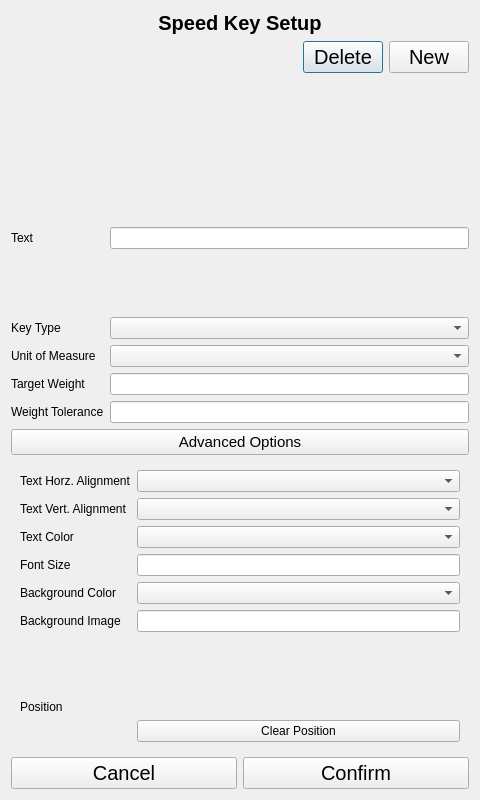
<?xml version="1.0" encoding="UTF-8"?>
<ui version="4.0">
 <class>speedKeyConfig</class>
 <widget class="QDialog" name="speedKeyConfig">
  <property name="geometry">
   <rect>
    <x>0</x>
    <y>0</y>
    <width>480</width>
    <height>800</height>
   </rect>
  </property>
  <property name="sizePolicy">
   <sizepolicy hsizetype="Fixed" vsizetype="Fixed">
    <horstretch>0</horstretch>
    <verstretch>0</verstretch>
   </sizepolicy>
  </property>
  <property name="windowTitle">
   <string>Speed Key Config</string>
  </property>
  <property name="styleSheet">
   <string notr="true"/>
  </property>
  <layout class="QVBoxLayout" name="verticalLayout">
   <item>
    <widget class="QLabel" name="header">
     <property name="font">
      <font>
       <pointsize>15</pointsize>
       <weight>75</weight>
       <bold>true</bold>
      </font>
     </property>
     <property name="text">
      <string>Speed Key Setup</string>
     </property>
     <property name="alignment">
      <set>Qt::AlignCenter</set>
     </property>
    </widget>
   </item>
   <item>
    <layout class="QHBoxLayout" name="horizontalLayout" stretch="0,0,0,0,0">
     <item>
      <widget class="QPushButton" name="leftArrow">
       <property name="focusPolicy">
        <enum>Qt::NoFocus</enum>
       </property>
       <property name="text">
        <string/>
       </property>
       <property name="icon">
        <iconset resource="resources.qrc">
         <normaloff>:/images/res/leftarrow.png</normaloff>:/images/res/leftarrow.png</iconset>
       </property>
       <property name="iconSize">
        <size>
         <width>60</width>
         <height>60</height>
        </size>
       </property>
       <property name="autoDefault">
        <bool>false</bool>
       </property>
       <property name="flat">
        <bool>true</bool>
       </property>
      </widget>
     </item>
     <item>
      <widget class="QPushButton" name="rightArrow">
       <property name="font">
        <font>
         <pointsize>15</pointsize>
        </font>
       </property>
       <property name="focusPolicy">
        <enum>Qt::NoFocus</enum>
       </property>
       <property name="text">
        <string/>
       </property>
       <property name="icon">
        <iconset resource="resources.qrc">
         <normaloff>:/images/res/rightarrow.png</normaloff>:/images/res/rightarrow.png</iconset>
       </property>
       <property name="iconSize">
        <size>
         <width>60</width>
         <height>60</height>
        </size>
       </property>
       <property name="autoDefault">
        <bool>false</bool>
       </property>
       <property name="flat">
        <bool>true</bool>
       </property>
      </widget>
     </item>
     <item>
      <spacer name="horizontalSpacer">
       <property name="orientation">
        <enum>Qt::Horizontal</enum>
       </property>
       <property name="sizeHint" stdset="0">
        <size>
         <width>40</width>
         <height>20</height>
        </size>
       </property>
      </spacer>
     </item>
     <item>
      <widget class="QPushButton" name="deleteButton">
       <property name="font">
        <font>
         <pointsize>15</pointsize>
        </font>
       </property>
       <property name="text">
        <string>Delete</string>
       </property>
       <property name="iconSize">
        <size>
         <width>60</width>
         <height>60</height>
        </size>
       </property>
      </widget>
     </item>
     <item>
      <widget class="QPushButton" name="newButton">
       <property name="font">
        <font>
         <pointsize>15</pointsize>
        </font>
       </property>
       <property name="text">
        <string>New</string>
       </property>
       <property name="iconSize">
        <size>
         <width>60</width>
         <height>60</height>
        </size>
       </property>
      </widget>
     </item>
    </layout>
   </item>
   <item>
    <layout class="QGridLayout" name="gridLayout">
     <property name="horizontalSpacing">
      <number>0</number>
     </property>
     <property name="verticalSpacing">
      <number>10</number>
     </property>
     <item row="0" column="0">
      <spacer name="horizontalSpacer_3">
       <property name="orientation">
        <enum>Qt::Horizontal</enum>
       </property>
       <property name="sizeType">
        <enum>QSizePolicy::Expanding</enum>
       </property>
       <property name="sizeHint" stdset="0">
        <size>
         <width>20</width>
         <height>20</height>
        </size>
       </property>
      </spacer>
     </item>
     <item row="0" column="1">
      <widget class="QWidget" name="preview" native="true">
       <property name="sizePolicy">
        <sizepolicy hsizetype="Fixed" vsizetype="Fixed">
         <horstretch>0</horstretch>
         <verstretch>0</verstretch>
        </sizepolicy>
       </property>
       <property name="minimumSize">
        <size>
         <width>115</width>
         <height>80</height>
        </size>
       </property>
      </widget>
     </item>
     <item row="0" column="2">
      <spacer name="horizontalSpacer_5">
       <property name="orientation">
        <enum>Qt::Horizontal</enum>
       </property>
       <property name="sizeType">
        <enum>QSizePolicy::Expanding</enum>
       </property>
       <property name="sizeHint" stdset="0">
        <size>
         <width>20</width>
         <height>20</height>
        </size>
       </property>
      </spacer>
     </item>
    </layout>
   </item>
   <item>
    <layout class="QFormLayout" name="formLayout">
     <property name="sizeConstraint">
      <enum>QLayout::SetMinimumSize</enum>
     </property>
     <property name="rowWrapPolicy">
      <enum>QFormLayout::WrapLongRows</enum>
     </property>
     <property name="horizontalSpacing">
      <number>6</number>
     </property>
     <item row="2" column="0">
      <widget class="QLabel" name="textLabel">
       <property name="font">
        <font>
         <pointsize>9</pointsize>
        </font>
       </property>
       <property name="text">
        <string>Text</string>
       </property>
      </widget>
     </item>
     <item row="2" column="1">
      <widget class="QLineEdit" name="text">
       <property name="sizePolicy">
        <sizepolicy hsizetype="Preferred" vsizetype="Fixed">
         <horstretch>0</horstretch>
         <verstretch>0</verstretch>
        </sizepolicy>
       </property>
       <property name="font">
        <font>
         <pointsize>9</pointsize>
        </font>
       </property>
      </widget>
     </item>
     <item row="3" column="0">
      <spacer name="verticalSpacer_4">
       <property name="orientation">
        <enum>Qt::Vertical</enum>
       </property>
       <property name="sizeHint" stdset="0">
        <size>
         <width>20</width>
         <height>20</height>
        </size>
       </property>
      </spacer>
     </item>
     <item row="4" column="0">
      <widget class="QLabel" name="typeLabel">
       <property name="font">
        <font>
         <pointsize>9</pointsize>
        </font>
       </property>
       <property name="text">
        <string>Key Type</string>
       </property>
      </widget>
     </item>
     <item row="4" column="1">
      <widget class="QComboBox" name="type">
       <property name="font">
        <font>
         <pointsize>9</pointsize>
        </font>
       </property>
      </widget>
     </item>
     <item row="5" column="0">
      <widget class="QLabel" name="uomLabel">
       <property name="font">
        <font>
         <pointsize>9</pointsize>
        </font>
       </property>
       <property name="text">
        <string>Unit of Measure</string>
       </property>
      </widget>
     </item>
     <item row="5" column="1">
      <widget class="QComboBox" name="uom">
       <property name="font">
        <font>
         <pointsize>9</pointsize>
        </font>
       </property>
      </widget>
     </item>
     <item row="6" column="0">
      <widget class="QLabel" name="targetWeightLabel">
       <property name="font">
        <font>
         <pointsize>9</pointsize>
        </font>
       </property>
       <property name="text">
        <string>Target Weight</string>
       </property>
      </widget>
     </item>
     <item row="6" column="1">
      <widget class="QLineEdit" name="targetWeight">
       <property name="sizePolicy">
        <sizepolicy hsizetype="Preferred" vsizetype="Fixed">
         <horstretch>0</horstretch>
         <verstretch>0</verstretch>
        </sizepolicy>
       </property>
       <property name="font">
        <font>
         <pointsize>9</pointsize>
        </font>
       </property>
      </widget>
     </item>
     <item row="7" column="0">
      <widget class="QLabel" name="toleranceLabel">
       <property name="font">
        <font>
         <pointsize>9</pointsize>
        </font>
       </property>
       <property name="text">
        <string>Weight Tolerance</string>
       </property>
      </widget>
     </item>
     <item row="7" column="1">
      <widget class="QLineEdit" name="weightTolerance">
       <property name="sizePolicy">
        <sizepolicy hsizetype="Preferred" vsizetype="Fixed">
         <horstretch>0</horstretch>
         <verstretch>0</verstretch>
        </sizepolicy>
       </property>
       <property name="font">
        <font>
         <pointsize>9</pointsize>
        </font>
       </property>
      </widget>
     </item>
     <item row="8" column="0" colspan="2">
      <widget class="QPushButton" name="advancedOptions">
       <property name="font">
        <font>
         <pointsize>11</pointsize>
        </font>
       </property>
       <property name="autoFillBackground">
        <bool>false</bool>
       </property>
       <property name="styleSheet">
        <string notr="true">#advancedOptions {

background-color: base;


}</string>
       </property>
       <property name="text">
        <string>Advanced Options</string>
       </property>
      </widget>
     </item>
     <item row="1" column="0">
      <spacer name="verticalSpacer">
       <property name="orientation">
        <enum>Qt::Vertical</enum>
       </property>
       <property name="sizeHint" stdset="0">
        <size>
         <width>20</width>
         <height>20</height>
        </size>
       </property>
      </spacer>
     </item>
    </layout>
   </item>
   <item>
    <widget class="QWidget" name="formWidget" native="true">
     <layout class="QFormLayout" name="formLayout_2">
      <property name="sizeConstraint">
       <enum>QLayout::SetMaximumSize</enum>
      </property>
      <item row="0" column="0">
       <widget class="QLabel" name="textHAlignLabel">
        <property name="font">
         <font>
          <pointsize>9</pointsize>
         </font>
        </property>
        <property name="text">
         <string>Text Horz. Alignment</string>
        </property>
       </widget>
      </item>
      <item row="0" column="1">
       <widget class="QComboBox" name="textHAlign">
        <property name="font">
         <font>
          <pointsize>9</pointsize>
         </font>
        </property>
       </widget>
      </item>
      <item row="1" column="0">
       <widget class="QLabel" name="textVAlignLabel">
        <property name="font">
         <font>
          <pointsize>9</pointsize>
         </font>
        </property>
        <property name="text">
         <string>Text Vert. Alignment</string>
        </property>
       </widget>
      </item>
      <item row="1" column="1">
       <widget class="QComboBox" name="textVAlign">
        <property name="font">
         <font>
          <pointsize>9</pointsize>
         </font>
        </property>
       </widget>
      </item>
      <item row="2" column="0">
       <widget class="QLabel" name="textColorLabel">
        <property name="font">
         <font>
          <pointsize>9</pointsize>
         </font>
        </property>
        <property name="text">
         <string>Text Color</string>
        </property>
       </widget>
      </item>
      <item row="2" column="1">
       <widget class="QComboBox" name="textColor">
        <property name="font">
         <font>
          <pointsize>9</pointsize>
         </font>
        </property>
       </widget>
      </item>
      <item row="3" column="0">
       <widget class="QLabel" name="textFontPointSizeLabel">
        <property name="font">
         <font>
          <pointsize>9</pointsize>
         </font>
        </property>
        <property name="text">
         <string>Font Size</string>
        </property>
       </widget>
      </item>
      <item row="4" column="0">
       <widget class="QLabel" name="bgColorLabel">
        <property name="font">
         <font>
          <pointsize>9</pointsize>
         </font>
        </property>
        <property name="text">
         <string>Background Color</string>
        </property>
       </widget>
      </item>
      <item row="4" column="1">
       <widget class="QComboBox" name="bgColor">
        <property name="font">
         <font>
          <pointsize>9</pointsize>
         </font>
        </property>
       </widget>
      </item>
      <item row="5" column="0">
       <widget class="QLabel" name="bgImageLabel">
        <property name="font">
         <font>
          <pointsize>9</pointsize>
         </font>
        </property>
        <property name="text">
         <string>Background Image</string>
        </property>
       </widget>
      </item>
      <item row="5" column="1">
       <widget class="QLineEdit" name="bgImage">
        <property name="sizePolicy">
         <sizepolicy hsizetype="Preferred" vsizetype="Fixed">
          <horstretch>0</horstretch>
          <verstretch>0</verstretch>
         </sizepolicy>
        </property>
        <property name="font">
         <font>
          <pointsize>9</pointsize>
         </font>
        </property>
       </widget>
      </item>
      <item row="7" column="0">
       <widget class="QLabel" name="positionLabel">
        <property name="font">
         <font>
          <pointsize>9</pointsize>
         </font>
        </property>
        <property name="text">
         <string>Position</string>
        </property>
       </widget>
      </item>
      <item row="7" column="1">
       <layout class="QVBoxLayout" name="positionLayout">
        <property name="sizeConstraint">
         <enum>QLayout::SetDefaultConstraint</enum>
        </property>
       </layout>
      </item>
      <item row="8" column="1">
       <widget class="QPushButton" name="clearPositionButtonsButton">
        <property name="font">
         <font>
          <pointsize>9</pointsize>
         </font>
        </property>
        <property name="text">
         <string>Clear Position</string>
        </property>
       </widget>
      </item>
      <item row="6" column="0">
       <spacer name="verticalSpacer_2">
        <property name="orientation">
         <enum>Qt::Vertical</enum>
        </property>
        <property name="sizeHint" stdset="0">
         <size>
          <width>20</width>
          <height>20</height>
         </size>
        </property>
       </spacer>
      </item>
      <item row="3" column="1">
       <widget class="QLineEdit" name="textFontPointSize">
        <property name="sizePolicy">
         <sizepolicy hsizetype="Preferred" vsizetype="Fixed">
          <horstretch>0</horstretch>
          <verstretch>0</verstretch>
         </sizepolicy>
        </property>
        <property name="font">
         <font>
          <pointsize>9</pointsize>
         </font>
        </property>
       </widget>
      </item>
     </layout>
    </widget>
   </item>
   <item>
    <layout class="QHBoxLayout" name="horizontalLayout_2">
     <item>
      <widget class="QPushButton" name="cancelButton">
       <property name="font">
        <font>
         <pointsize>15</pointsize>
        </font>
       </property>
       <property name="focusPolicy">
        <enum>Qt::NoFocus</enum>
       </property>
       <property name="text">
        <string>Cancel</string>
       </property>
      </widget>
     </item>
     <item>
      <widget class="QPushButton" name="saveButton">
       <property name="font">
        <font>
         <pointsize>15</pointsize>
        </font>
       </property>
       <property name="focusPolicy">
        <enum>Qt::NoFocus</enum>
       </property>
       <property name="text">
        <string>Confirm</string>
       </property>
       <property name="iconSize">
        <size>
         <width>16</width>
         <height>16</height>
        </size>
       </property>
      </widget>
     </item>
    </layout>
   </item>
  </layout>
 </widget>
 <resources>
  <include location="resources.qrc"/>
 </resources>
 <connections/>
</ui>
